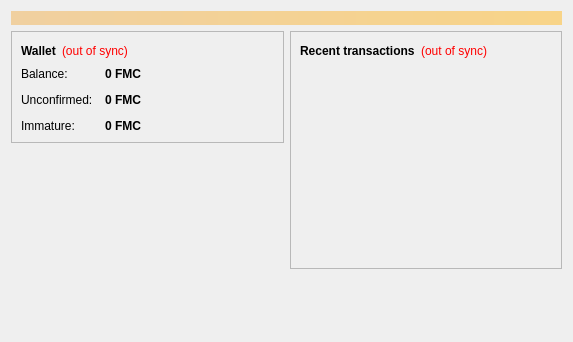
<?xml version="1.0" encoding="UTF-8"?>
<ui version="4.0">
 <class>OverviewPage</class>
 <widget class="QWidget" name="OverviewPage">
  <property name="geometry">
   <rect>
    <x>0</x>
    <y>0</y>
    <width>573</width>
    <height>342</height>
   </rect>
  </property>
  <property name="windowTitle">
   <string>Form</string>
  </property>
  <layout class="QVBoxLayout" name="topLayout">
   <item>
    <widget class="QLabel" name="labelAlerts">
     <property name="visible">
      <bool>false</bool>
     </property>
     <property name="styleSheet">
      <string notr="true">background-color: qlineargradient(x1: 0, y1: 0, x2: 1, y2: 0, stop:0 #F0D0A0, stop:1 #F8D488); color:#000000;</string>
     </property>
     <property name="wordWrap">
      <bool>true</bool>
     </property>
     <property name="margin">
      <number>3</number>
     </property>
    </widget>
   </item>
   <item>
    <layout class="QHBoxLayout" name="horizontalLayout" stretch="1,1">
     <item>
      <layout class="QVBoxLayout" name="verticalLayout_2">
       <item>
        <widget class="QFrame" name="frame">
         <property name="frameShape">
          <enum>QFrame::StyledPanel</enum>
         </property>
         <property name="frameShadow">
          <enum>QFrame::Raised</enum>
         </property>
         <layout class="QVBoxLayout" name="verticalLayout_4">
          <item>
           <layout class="QHBoxLayout" name="horizontalLayout_4">
            <item>
             <widget class="QLabel" name="label_5">
              <property name="font">
               <font>
                <weight>75</weight>
                <bold>true</bold>
               </font>
              </property>
              <property name="text">
               <string>Wallet</string>
              </property>
             </widget>
            </item>
            <item>
             <widget class="QLabel" name="labelWalletStatus">
              <property name="toolTip">
               <string>The displayed information may be out of date. Your wallet automatically synchronizes with the FREEMASONCOIN network after a connection is established, but this process has not completed yet.</string>
              </property>
              <property name="styleSheet">
               <string notr="true">QLabel { color: red; }</string>
              </property>
              <property name="text">
               <string notr="true">(out of sync)</string>
              </property>
              <property name="alignment">
               <set>Qt::AlignLeading|Qt::AlignLeft|Qt::AlignVCenter</set>
              </property>
             </widget>
            </item>
            <item>
             <spacer name="horizontalSpacer_2">
              <property name="orientation">
               <enum>Qt::Horizontal</enum>
              </property>
              <property name="sizeHint" stdset="0">
               <size>
                <width>40</width>
                <height>20</height>
               </size>
              </property>
             </spacer>
            </item>
           </layout>
          </item>
          <item>
           <layout class="QFormLayout" name="formLayout_2">
            <property name="fieldGrowthPolicy">
             <enum>QFormLayout::AllNonFixedFieldsGrow</enum>
            </property>
            <property name="horizontalSpacing">
             <number>12</number>
            </property>
            <property name="verticalSpacing">
             <number>12</number>
            </property>
            <item row="0" column="0">
             <widget class="QLabel" name="label">
              <property name="text">
               <string>Balance:</string>
              </property>
             </widget>
            </item>
            <item row="0" column="1">
             <widget class="QLabel" name="labelBalance">
              <property name="font">
               <font>
                <weight>75</weight>
                <bold>true</bold>
               </font>
              </property>
              <property name="cursor">
               <cursorShape>IBeamCursor</cursorShape>
              </property>
              <property name="toolTip">
               <string>Your current balance</string>
              </property>
              <property name="text">
               <string notr="true">0 FMC</string>
              </property>
              <property name="textInteractionFlags">
               <set>Qt::LinksAccessibleByMouse|Qt::TextSelectableByKeyboard|Qt::TextSelectableByMouse</set>
              </property>
             </widget>
            </item>
            <item row="1" column="0">
             <widget class="QLabel" name="label_3">
              <property name="text">
               <string>Unconfirmed:</string>
              </property>
             </widget>
            </item>
            <item row="1" column="1">
             <widget class="QLabel" name="labelUnconfirmed">
              <property name="font">
               <font>
                <weight>75</weight>
                <bold>true</bold>
               </font>
              </property>
              <property name="cursor">
               <cursorShape>IBeamCursor</cursorShape>
              </property>
              <property name="toolTip">
               <string>Total of transactions that have yet to be confirmed, and do not yet count toward the current balance</string>
              </property>
              <property name="text">
               <string notr="true">0 FMC</string>
              </property>
              <property name="textInteractionFlags">
               <set>Qt::LinksAccessibleByMouse|Qt::TextSelectableByKeyboard|Qt::TextSelectableByMouse</set>
              </property>
             </widget>
            </item>
            <item row="2" column="0">
             <widget class="QLabel" name="labelImmatureText">
              <property name="text">
               <string>Immature:</string>
              </property>
             </widget>
            </item>
            <item row="2" column="1">
             <widget class="QLabel" name="labelImmature">
              <property name="font">
               <font>
                <weight>75</weight>
                <bold>true</bold>
               </font>
              </property>
              <property name="toolTip">
               <string>Mined balance that has not yet matured</string>
              </property>
              <property name="text">
               <string notr="true">0 FMC</string>
              </property>
              <property name="textInteractionFlags">
               <set>Qt::LinksAccessibleByMouse|Qt::TextSelectableByKeyboard|Qt::TextSelectableByMouse</set>
              </property>
             </widget>
            </item>
           </layout>
          </item>
         </layout>
        </widget>
       </item>
       <item>
        <spacer name="verticalSpacer">
         <property name="orientation">
          <enum>Qt::Vertical</enum>
         </property>
         <property name="sizeHint" stdset="0">
          <size>
           <width>20</width>
           <height>40</height>
          </size>
         </property>
        </spacer>
       </item>
      <item>
         <widget class="QLabel" name="coinimage">
          <property name="text">
           <string/>
          </property>
          <property name="pixmap">
           <pixmap resource="../bitcoin.qrc">:/icons/bitcoin</pixmap>
          </property>
          <property name="scaledContents">
           <bool>false</bool>
          </property>
          <property name="alignment">
           <set>Qt::AlignCenter</set>
          </property>
          <property name="margin">
           <number>-2</number>
          </property>
         </widget>
        </item>
      </layout>
     </item>
     <item>
      <layout class="QVBoxLayout" name="verticalLayout_3">
       <item>
        <widget class="QFrame" name="frame_2">
         <property name="frameShape">
          <enum>QFrame::StyledPanel</enum>
         </property>
         <property name="frameShadow">
          <enum>QFrame::Raised</enum>
         </property>
         <layout class="QVBoxLayout" name="verticalLayout">
          <item>
           <layout class="QHBoxLayout" name="horizontalLayout_2">
            <item>
             <widget class="QLabel" name="label_4">
              <property name="text">
               <string>&lt;b&gt;Recent transactions&lt;/b&gt;</string>
              </property>
             </widget>
            </item>
            <item>
             <widget class="QLabel" name="labelTransactionsStatus">
              <property name="toolTip">
               <string>The displayed information may be out of date. Your wallet automatically synchronizes with the FREEMASONCOIN network after a connection is established, but this process has not completed yet.</string>
              </property>
              <property name="styleSheet">
               <string notr="true">QLabel { color: red; }</string>
              </property>
              <property name="text">
               <string notr="true">(out of sync)</string>
              </property>
              <property name="alignment">
               <set>Qt::AlignRight|Qt::AlignTrailing|Qt::AlignVCenter</set>
              </property>
             </widget>
            </item>
            <item>
             <spacer name="horizontalSpacer">
              <property name="orientation">
               <enum>Qt::Horizontal</enum>
              </property>
              <property name="sizeHint" stdset="0">
               <size>
                <width>40</width>
                <height>20</height>
               </size>
              </property>
             </spacer>
            </item>
           </layout>
          </item>
          <item>
           <widget class="QListView" name="listTransactions">
            <property name="styleSheet">
             <string notr="true">QListView { background: transparent; }</string>
            </property>
            <property name="frameShape">
             <enum>QFrame::NoFrame</enum>
            </property>
            <property name="verticalScrollBarPolicy">
             <enum>Qt::ScrollBarAlwaysOff</enum>
            </property>
            <property name="horizontalScrollBarPolicy">
             <enum>Qt::ScrollBarAlwaysOff</enum>
            </property>
            <property name="selectionMode">
             <enum>QAbstractItemView::NoSelection</enum>
            </property>
           </widget>
          </item>
         </layout>
        </widget>
       </item>
       <item>
        <spacer name="verticalSpacer_2">
         <property name="orientation">
          <enum>Qt::Vertical</enum>
         </property>
         <property name="sizeHint" stdset="0">
          <size>
           <width>20</width>
           <height>40</height>
          </size>
         </property>
        </spacer>
       </item>
      </layout>
     </item>
    </layout>
   </item>
  </layout>
 </widget>
 <resources/>
 <connections/>
</ui>
